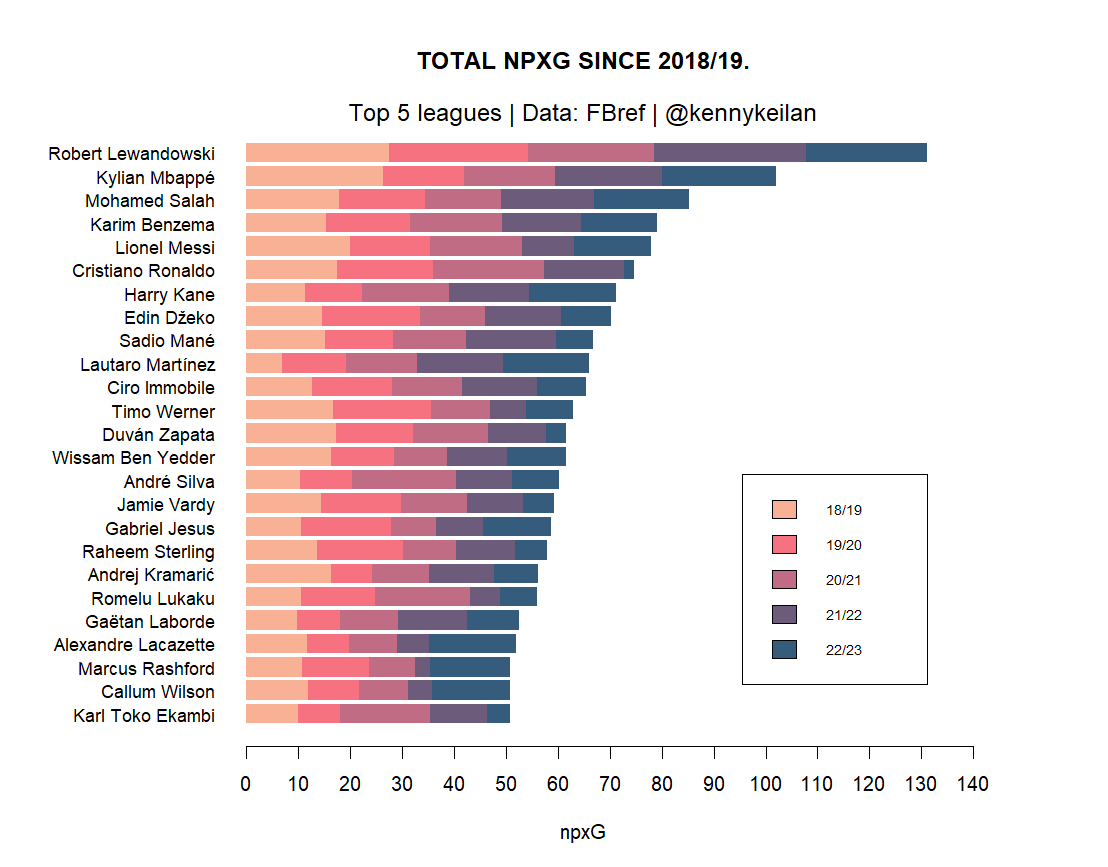

Reproduce this figure in R.
library(rvest)

# 22/23
npxG_22_23_data <- read_html("https://fbref.com/en/comps/Big5/stats/players/Big-5-European-Leagues-Stats")

player_22_23 = html_nodes(npxG_22_23_data, 'th.right+ .left')
player_22_23 = html_text(player_22_23)
player_22_23 <- as.factor(player_22_23)

npxg_22_23 = html_nodes(npxG_22_23_data, '.right:nth-child(22)')
npxg_22_23 = html_text(npxg_22_23)
npxg_22_23 <- as.numeric(npxg_22_23)


data_22_23 <- data.frame(Player = player_22_23,npxG_22_23 = npxg_22_23)


# 21/22
npxG_21_22_data <- read_html("https://fbref.com/en/comps/Big5/2021-2022/stats/players/2021-2022-Big-5-European-Leagues-Stats")

player_21_22 = html_nodes(npxG_21_22_data, 'th.right+ .left')
player_21_22 = html_text(player_21_22)
player_21_22 <- as.factor(player_21_22)

npxg_21_22 = html_nodes(npxG_21_22_data, '.right:nth-child(22)')
npxg_21_22 = html_text(npxg_21_22)
npxg_21_22 <- as.numeric(npxg_21_22)


data_21_22 <- data.frame(Player = player_21_22,npxG_21_22 = npxg_21_22 )

# 20/21
npxG_20_21_data <- read_html("https://fbref.com/en/comps/Big5/2020-2021/stats/players/2020-2021-Big-5-European-Leagues-Stats")

player_20_21 = html_nodes(npxG_20_21_data, 'th.right+ .left')
player_20_21 = html_text(player_20_21)
player_20_21 <- as.factor(player_20_21)

npxg_20_21 = html_nodes(npxG_20_21_data, '.right:nth-child(22)')
npxg_20_21 = html_text(npxg_20_21)
npxg_20_21 <- as.numeric(npxg_20_21)


data_20_21 <- data.frame(Player = player_20_21,npxG_20_21 = npxg_20_21 )

# 19/20
npxG_19_20_data <- read_html("https://fbref.com/en/comps/Big5/2019-2020/stats/players/2019-2020-Big-5-European-Leagues-Stats")

player_19_20 = html_nodes(npxG_19_20_data, 'th.right+ .left')
player_19_20 = html_text(player_19_20)
player_19_20 <- as.factor(player_19_20)

npxg_19_20 = html_nodes(npxG_19_20_data, '.right:nth-child(22)')
npxg_19_20 = html_text(npxg_19_20)
npxg_19_20 <- as.numeric(npxg_19_20)


data_19_20 <- data.frame(Player = player_19_20,npxG_19_20 = npxg_19_20 )


# 18/19
npxG_18_19_data <- read_html("https://fbref.com/en/comps/Big5/2018-2019/stats/players/2018-2019-Big-5-European-Leagues-Stats")

player_18_19 = html_nodes(npxG_18_19_data, 'th.right+ .left')
player_18_19 = html_text(player_18_19)
player_18_19 <- as.factor(player_18_19)

npxg_18_19 = html_nodes(npxG_18_19_data, '.right:nth-child(22)')
npxg_18_19 = html_text(npxg_18_19)
npxg_18_19 <- as.numeric(npxg_18_19)


data_18_19 <- data.frame(Player = player_18_19,npxG_18_19 = npxg_18_19 )



data <- merge(data_21_22, data_22_23, by = 'Player')
data <- merge(data_20_21,data, by = 'Player')
data <- merge(data_19_20,data, by = 'Player')
data <- merge(data_18_19,data, by = 'Player')
data$total_npxG <- as.numeric(apply(data[,2:6], 1, sum))

data_ordered <- data[order(data$total_npxG, decreasing = TRUE), ] 
final_data <- data_ordered[!duplicated(data_ordered$Player), ]


















plot_data <- head(final_data,25)
plot_data <- plot_data[order(plot_data$total_npxG, decreasing = FALSE), ]
plot_data <- as.data.frame(t(plot_data))
names(plot_data) <- plot_data[1,]
plot_data <- plot_data[-1,]
plot_data <- plot_data[1:5,]

par(mar = c(5, 10, 5, 7.5))
x <-barplot(as.matrix(plot_data),
        main = "TOTAL NPXG SINCE 2018/19.",
        xlab = "npxG",
        axes = TRUE,
        horiz = TRUE,
        col = c("#F8B195", "#F67280", "#C06C84", "#6C5B7B", "#355C7D"),
        border = NA,
        legend.text = c("18/19", "19/20", "20/21", "21/22", "22/23"),
        args.legend = list(cex= .7,x = "bottomright",inset = c(-0,0.1)), 
        cex.names=.9,
        las=1,
        xaxp=c(0, 140, 14))
title('Top 5 leagues | Data: FBref | @kennykeilan',line=-0.00,font.main = 1)


title(substitute(paste(italic('Top 5 leagues / Data: FBref / @kennykeilan'))),line=-0.00,font.main = 1)
